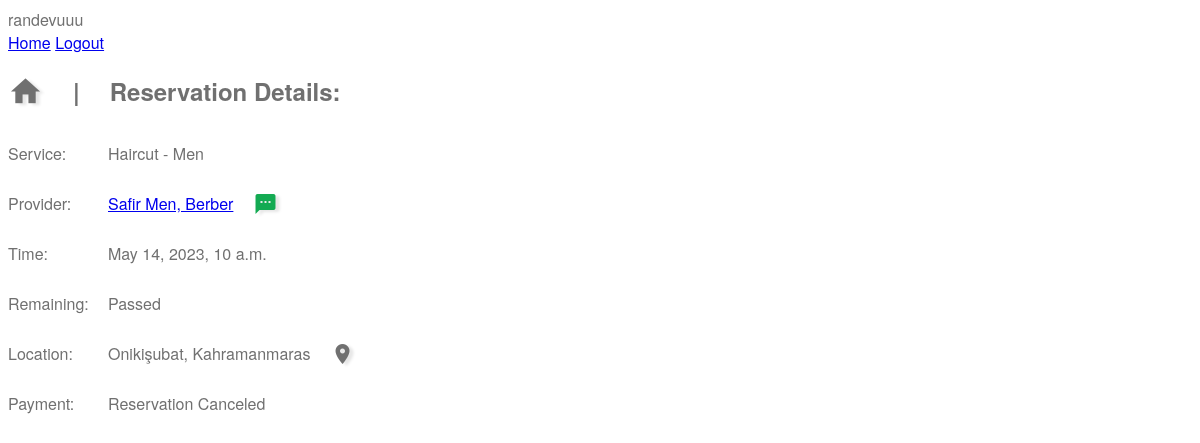
Screenshot of /reservation/1 (signed in) with the database file from the repository.
### web/models.py (models this page shows, shortened)
class Service(models.Model):
    category = models.ForeignKey(ServiceCategory, on_delete=models.CASCADE)
    name = models.CharField(max_length=100)

class ServiceProvider(models.Model):
    authorized = models.ForeignKey(User, on_delete=models.CASCADE)
    name = models.CharField(max_length=100)
    category = models.ForeignKey(ServiceCategory, on_delete=models.CASCADE)
    phone = models.CharField(max_length=30, null=True, blank=True)
    service_capacity = models.IntegerField(default=1)

class Reservation(models.Model):
    user = models.ForeignKey(User, on_delete=models.CASCADE)
    service = models.ForeignKey(AvailableService, on_delete=models.CASCADE, related_name="reservations")
    start_time = models.DateTimeField()
    reservation_time = models.DateTimeField(auto_now_add=True)
    active = models.BooleanField(default=True)
    deactivation_time = models.DateTimeField(blank=True, null=True)
    deactivation_reason = models.TextField(blank=True, null=True)
    realization = models.BooleanField(blank=True, null=True)
    customer_acceptance = models.DateTimeField(blank=True, null=True)
    provider_acceptance = models.DateTimeField(blank=True, null=True)
    customer_star = models.FloatField(blank=True, null=True)
    customer_note = models.CharField(max_length=400, blank=True, null=True)

class Location(models.Model):
    provider = models.OneToOneField(ServiceProvider, on_delete=models.CASCADE, related_name="location")
    longitude = models.FloatField()
    latitude = models.FloatField()
    county = models.CharField(max_length=50, blank=True, null=True)
    city = models.CharField(max_length=50, blank=True, null=True)
    district = models.CharField(max_length=50, blank=True, null=True)
    street = models.CharField(max_length=50, blank=True, null=True)
    apartment = models.CharField(max_length=100, blank=True, null=True)
    description = models.TextField(blank=True, null=True)

### web/views.py (the view)
# urls.py: path("reservation/<int:reservation_id>", views.view_reservation, name="reservation"),
def view_reservation(request, reservation_id):
    if not request.user.is_authenticated:
        return HttpResponseRedirect("login")
    try:
        try:
            reservation = Reservation.objects.get(id=reservation_id, user=request.user)
        except:
            raise Exception("No reservation found!")
        remaining = reservation.start_time.replace(tzinfo=None) - datetime.now()
        remaining_text = f"{remaining.days} days, {remaining.seconds//3600} hours and {(remaining.seconds//60)%60} minutes"
        if reservation.start_time.replace(tzinfo=None) < datetime.now():
            remaining_text = "Passed"
        locat = reservation.service.provider.location
        location_text = f"{locat.district}, {locat.city}"
        payment_done = False
        payments = reservation.payments
        print("payment count: ", payments.count())
        if payments.count() > 0:
            payment_done = True
        reservation_cooked = {
            "id": reservation.id,
            "service_name": reservation.service.service.name,
            "provider_id": reservation.service.provider.id,
            "provider_name": reservation.service.provider.name,
            "service_time": reservation.start_time,
            "remaining": remaining_text,
            "remaining_days": remaining.days,
            "location": location_text,
            "longitude": locat.longitude,
            "latitude": locat.latitude,
            "payment_done": payment_done,
            "active": reservation.active
        }
        return render(request, "web/reservation.html", {
            "res": reservation_cooked
        })
    except Exception as e:
        return render(request, "web/reservation.html", {
            "message": e
        })

### web/templates/web/reservation.html (shortened to what this page needs)
{% extends "web/layout.html" %}
{% load static %}
{% block head %}
    <link href="{% static 'web/reservation.css' %}" rel="stylesheet">
{% endblock %}
{% block body %}
    <div class="div-reservation-main">
        <h2 class="h2-page-header">
            <span class="material-icons pointer icon-link link-home">home</span>
            <span>|</span>
            <span>Reservation Details:</span>
        </h2>
        <div class="div-reservation-detail">
            <div class="row">
                <div class="col">Service:</div>
                <div class="col">{{ res.service_name }}</div>
            </div>
            <div class="row">
                <div class="col">Provider:</div>
                <div class="col">
                    <div class="div-provider-main">
                        <a href="/provider/{{ res.provider_id }}" class="a-reservation-detail">{{ res.provider_name }}</a>
                        <span class="material-icons pointer icon-link icon-link-green">textsms</span>
                    </div>
                </div>
            </div>
            <div class="row">
                <div class="col">Time:</div>
                <div class="col">{{ res.service_time }}</div>
            </div>
            <div class="row">
                <div class="col">Remaining:</div>
                <div class="col">{{ res.remaining }}</div>
            </div>
            <div class="row">
                <div class="col">Location:</div>
                <div class="col">
                    <div class="div-location-main">
                        {{ res.location }}
                        <span data-longitude="{{ res.longitude }}" data-latitude="{{ res.latitude }}" class="material-icons pointer link-to-map icon-link">place</span>
                    </div>
                </div>
            </div>
            <div class="row">
                <div class="col">Payment:</div>
                <div class="col">
                    {% if res.payment_done %}
                        <span class="material-icons m-green">done</span>
                    {% elif res.active %}
                        <button class="button-out-1 button-color-beige">Make Payment</button>
                    {% else %}
                        Reservation Canceled
                    {% endif %}
                </div>
            </div>
            <div class="row">
            </div>
        </div>
    </div>
{% endblock %}

### web/static/web/layout.css (style rules this page uses)
:root { --m-beige: rgb(255, 235, 205); --m-beige-a: rgba(255, 235, 205, 0.98); --m-green: #13aa52; --m-red: rgb(255, 25, 0); --m-font-color: #707070; }
* { box-sizing: border-box; }
body { font-family: "HelveticaNeue-Light", "Helvetica Neue Light", "Helvetica Neue", Helvetica, Arial, "Lucida Grande", sans-serif; font-weight: 300; color: var(--m-font-color) }
.icon-link { text-shadow: 4px 2px 3px rgba(0, 0, 0, .1); transform: translateY(0); transition: transform 150ms, box-shadow 150ms; }
.icon-link-green { color: var(--m-green); }
.row { display: flex; flex-direction: row; min-height: 50px; align-items: center; margin-right: auto; }
.col:nth-child(1) { max-width: 165px; }
.col { flex: 1; display: flex; align-items: center; gap:25px; }

### web/static/web/reservation.css (style rules this page uses)
.row { display: flex; flex-direction: row; min-height: 50px; align-items: center; margin-right: auto; }
.col:nth-child(1) { max-width: 100px; }
.col { flex: 1; }
.div-location-main, .div-provider-main { display: flex; gap: 20px; align-items: center; }
.h2-page-header { display: flex; align-items: center; gap:30px; }
.h2-page-header > .icon-link { font-size: 35px; }

### web/static/web/layout-end.css (style rules this page uses)
.pointer { cursor: pointer; }

### rows the page displays
Service: service_name "Haircut - Men"
ServiceProvider: provider_name "Safir Men, Berber"
Reservation: service_time "May 14, 2023, 10 a.m."

### other values shown
{{ res.remaining }} "Passed"
{{ res.location }} "Onikişubat, Kahramanmaras"
